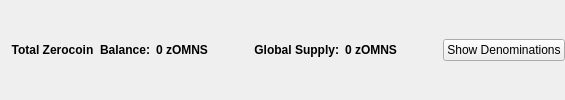
                       <widget class="QFrame" name="balanceSupplyFrame">
                        <layout class="QHBoxLayout" name="horizontalLayout_2" stretch="0,0,0,1,0">
                         <property name="rightMargin">
                          <number>0</number>
                         </property>
                         <item>
                          <layout class="QHBoxLayout" name="horizontalLayout_34">
                           <item>
                            <widget class="QLabel" name="labelzAvailableText_3">
                             <property name="font">
                              <font>
                               <weight>75</weight>
                               <bold>true</bold>
                              </font>
                             </property>
                             <property name="toolTip">
                              <string>Total Balance including unconfirmed and immature zOMNS</string>
                             </property>
                             <property name="text">
                              <string>Total Zerocoin  Balance:</string>
                             </property>
                             <property name="alignment">
                              <set>Qt::AlignRight|Qt::AlignTrailing|Qt::AlignVCenter</set>
                             </property>
                            </widget>
                           </item>
                           <item>
                            <widget class="QLabel" name="labelzAvailableAmount_4">
                             <property name="minimumSize">
                              <size>
                               <width>40</width>
                               <height>0</height>
                              </size>
                             </property>
                             <property name="font">
                              <font>
                               <weight>75</weight>
                               <bold>true</bold>
                              </font>
                             </property>
                             <property name="toolTip">
                              <string>Total Balance including unconfirmed and immature zOMNS</string>
                             </property>
                             <property name="text">
                              <string>0 zOMNS</string>
                             </property>
                             <property name="alignment">
                              <set>Qt::AlignLeading|Qt::AlignLeft|Qt::AlignVCenter</set>
                             </property>
                            </widget>
                           </item>
                          </layout>
                         </item>
                         <item>
                          <spacer name="horizontalSpacer_32">
                           <property name="orientation">
                            <enum>Qt::Horizontal</enum>
                           </property>
                           <property name="sizeHint" stdset="0">
                            <size>
                             <width>40</width>
                             <height>20</height>
                            </size>
                           </property>
                          </spacer>
                         </item>
                         <item>
                          <layout class="QHBoxLayout" name="horizontalLayout_35">
                           <item>
                            <widget class="QLabel" name="labelZsupplyText_2">
                             <property name="font">
                              <font>
                               <weight>75</weight>
                               <bold>true</bold>
                              </font>
                             </property>
                             <property name="text">
                              <string>Global Supply:</string>
                             </property>
                             <property name="alignment">
                              <set>Qt::AlignRight|Qt::AlignTrailing|Qt::AlignVCenter</set>
                             </property>
                            </widget>
                           </item>
                           <item>
                            <widget class="QLabel" name="labelZsupplyAmount_2">
                             <property name="font">
                              <font>
                               <weight>75</weight>
                               <bold>true</bold>
                              </font>
                             </property>
                             <property name="text">
                              <string>0 zOMNS</string>
                             </property>
                            </widget>
                           </item>
                          </layout>
                         </item>
                         <item>
                          <spacer name="horizontalSpacer_31">
                           <property name="orientation">
                            <enum>Qt::Horizontal</enum>
                           </property>
                           <property name="sizeHint" stdset="0">
                            <size>
                             <width>40</width>
                             <height>20</height>
                            </size>
                           </property>
                          </spacer>
                         </item>
                         <item>
                          <widget class="QPushButton" name="pushButtonShowDenoms">
                           <property name="toolTip">
                            <string>Show zOMNS denominations list</string>
                           </property>
                           <property name="text">
                            <string>Show Denominations</string>
                           </property>
                          </widget>
                         </item>
                        </layout>
                       </widget>
